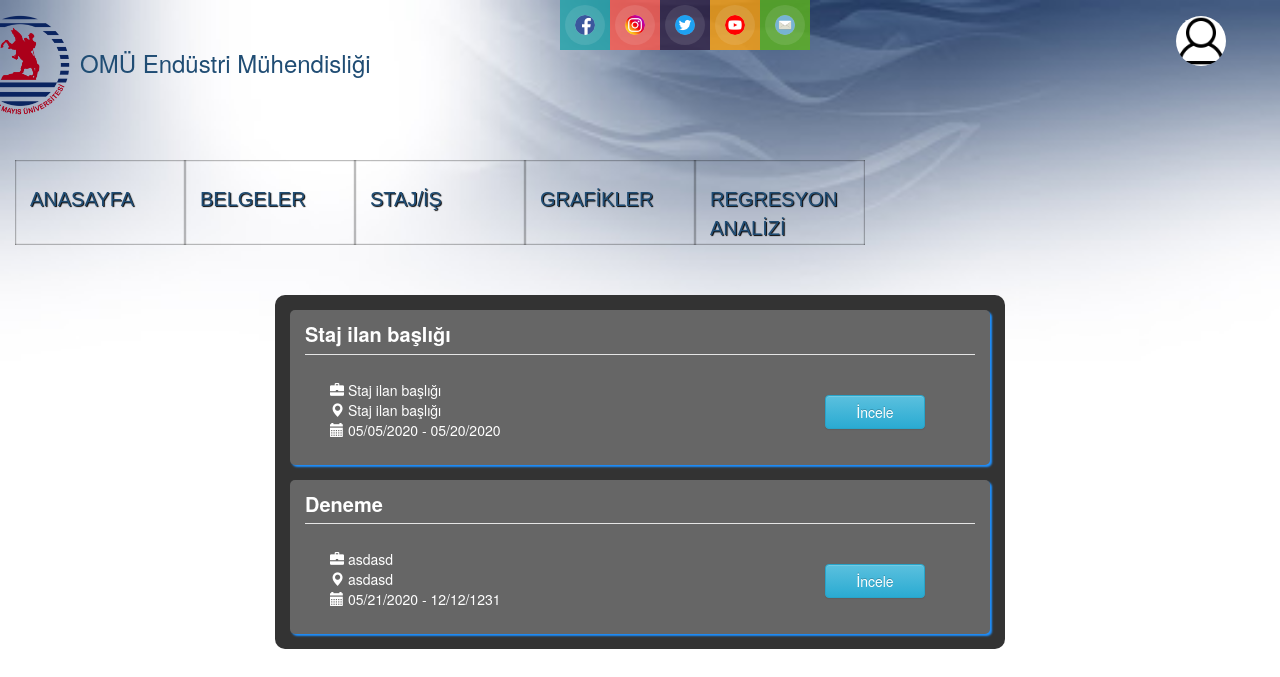
The app's page /jobs/stajilanlari/ (signed in) with its own data.
### jobs/models.py (models this page shows, shortened)
class stajIlani(models.Model):
    stajBaslik = models.CharField(max_length=250, null=False, blank=False)
    stajFirma = models.CharField(max_length=250, null=False, blank=False)
    stajKonum = models.CharField(max_length=250, null=False, blank=False)
    stajIlanTarihi = models.DateTimeField()
    stajBilgilendirme = models.TextField(null=False, blank=False)
    stajAdres = models.TextField(null=False, blank=False)
    stajSonBasvuruTarihi = models.DateField()
    stajIlanSahibi = models.CharField(max_length=250)
    stajIlanSahibiMail = models.EmailField()

### jobs/views.py (the view)
def stajİlaniGoruntule(request):
    ilanlar = stajIlani.objects.all()
    for g in request.user.groups.all():
        if g.name == 'Mezun':
            ogrenciGiris = Mezun.objects.get(user=request.user)
            ogrenciGiris.oncekiGirisStaj = datetime.datetime.now(tz=timezone.utc)
            ogrenciGiris.gorulenStajId = 0
            ogrenciGiris.ilanToplam = ogrenciGiris.gorulenIsId + 0
            ogrenciGiris.save()
        if g.name == 'Öğrenci':
            ogrenciGiris = Ogrenci.objects.get(user=request.user)
            ogrenciGiris.oncekiGirisStaj = datetime.datetime.now(tz=timezone.utc)
            ogrenciGiris.gorulenStajId = 0
            ogrenciGiris.ilanToplam = ogrenciGiris.gorulenIsId + 0
            ogrenciGiris.save()
        else:
            return render(request, 'jobs/stajilanlari.html', {'ilanlar': ilanlar})
    if g.name == 'Öğrenci' or g.name == 'Mezun':
        return render(request, 'jobs/stajilanlari.html', {'ilanlar': ilanlar, 'ogrenci': ogrenciGiris})
    else:
        return render(request, 'jobs/stajilanlari.html', {'ilanlar': ilanlar})

### templates/jobs/stajilanlari.html (shortened to what this page needs)
{% extends 'base.html' %}
{% load static %}
{% block head %}
<link rel="stylesheet" href="{% static 'css/haberEtkinlik.css' %}" type="text/css">
{% endblock %}
{% block body %}
<div class="container" style="margin-top: 50px; margin-bottom: 50px; background-color: #333; width: 730px; -webkit-border-radius: 10px; -moz-border-radius: 10px; border-radius: 10px 10px 10px 10px;">
{% for ilan in ilanlar %}
<div class="container"
     style="background-color: #666; width: 700px; margin-bottom: 15px; margin-top: 15px; display: block; color: white; -webkit-border-radius: 5px; -moz-border-radius: 5px; border-radius: 5px 5px 5px 5px; -moz-box-shadow: 2px 2px 2px #1E90FF; -webkit-box-shadow: 2px 2px 2px #1E90FF;">
    <legend><b><p style="margin-top: 10px; margin-bottom: 5px; font-size: 20px; color: white;">
        {{ilan.stajBaslik}}</p>
    </b></legend>
    <div class="row" style="margin-left: 5px; font-size: 14px">
        <div class="form-group row col-lg-10" style="margin-top: 5px;">
            <p>
                <span class="glyphicon glyphicon-briefcase" style="margin-left: 20px;"></span>
                {{ilan.stajFirma}}<br>
                <span class="glyphicon glyphicon-map-marker" style="margin-left: 20px;"></span>
                {{ilan.stajKonum}}<br>
                <span class="glyphicon glyphicon-calendar" style="margin-left: 20px;"></span>
                {{ilan.stajIlanTarihi|date:"SHORT_DATE_FORMAT"}} - {{ilan.stajSonBasvuruTarihi|date:"SHORT_DATE_FORMAT"}}
            </p>
        </div>
        <div class="col-lg-2">
            <br>
            <button class="btn btn-info pull-right" type="submit" onclick="location.href='{% url 'jobs:stajilanidetay' ilan.pk %}';" style="margin-right: 20px; width: 100px;">İncele</button>
        </div>
    </div>
</div>
{% endfor %}
</div>
{% endblock %}

### templates/base.html (shortened to what this page needs)
{% load static %}
<!DOCTYPE html>
<html lang="tr">
<head>
    <link rel="stylesheet" href="{% static 'css/bootstrap.min.css' %}" type="text/css">
    <link rel="stylesheet" href="{% static 'css/body.css' %}" type="text/css">
    <link rel="stylesheet" href="{% static 'css/menu2.css' %}" type="text/css">
    <link rel="stylesheet" href="{% static 'css/menu.css' %}" type="text/css">
    <link rel="stylesheet" href="{% static 'css/footer.css' %}" type="text/css">
    <link rel="stylesheet" href="{% static 'css/sosyalmedya.css' %}" type="text/css">
    <link rel="stylesheet" href="{% static 'css/profil.css' %}" type="text/css">
    {% include 'base/css.html' %}
    {% block head %}
    {% endblock %}
</head>
<body style="">
<div class="container">
    <div class="col-lg-1">
        <div class="logo"><img id="logo" src="{% static 'images/omu-logotr.png' %}"/></div>
    </div>
    <div class="col-lg-4">
        <br>
        <h3 id="baslik" class="title">OMÜ Endüstri Mühendisliği</h3>
    </div>
    <div class="col-lg-3">
        <ul class="nav">
            <a href="https://www.facebook.com/omuendustri/" target="_blank">
                <li class="hm">
                    <img class="icon" src="{% static 'images/facebook.png' %}" alt="">
                </li>
            </a>
            <a href="https://www.instagram.com/omuendustri/" target="_blank">
            <li class="fb">
                <img class="icon" src="{% static 'images/instagram.png' %}" alt="">
            </li>
            </a>
            <a href="https://twitter.com/emmtomu" target="_blank">
            <li class="gp">
                <img class="icon" src="{% static 'images/twitter.png' %}" alt="">
            </li>
            </a>
            <a href="https://www.youtube.com/channel/UCCdABDcBJFOBnN6jZbnlChw" target="_blank">
            <li class="tw">
                <img class="icon" src="{% static 'images/youtube.png' %}" alt="">
            </li>
            </a>
            <li class="cl">
                <img class="icon" src="{% static 'images/mail.png' %}" alt="">
            </li>
        </ul>
    </div>
    <div class="dropdown1 col-lg-1" id="dropdown1">
        <button class="btn3 btn-default dropdown-toggle" type="button" id="dropdownMenu1" data-toggle="dropdown"
                aria-haspopup="true" aria-expanded="true">
            <center><img id="avatar" src="{% static 'images/user.jpg' %}"></center>
        </button>
    </div>
</div>
{% for g in user.groups.all %}
{% if g.name == 'Bölüm Sekreteri'%}
<div id="deneme" class="container">
    <ul id="sdt_menu" class="sdt_menu">
        <li>
            <a href="{% url 'anasayfa' %}">
                <span class="sdt_wrap">
              <span class="sdt_link" style="color:#204d74;">ANASAYFA</span>
            </span>
            </a>
        </li>
        <li>
            <a href="#">
                <span class="sdt_wrap">
              <span class="sdt_link" style="color:#204d74;">BELGELER
                    </span>
              </span>
            </a>
        </li>
        <li>
            <a href="#">
                <span class="sdt_wrap">
              <span class="sdt_link" style="color:#204d74;">STAJ/İŞ
              </span>
            </span>
            </a>
        </li>
        <li>
            <a href="{% url 'charts' %}">
                <span class="sdt_wrap">
              <span class="sdt_link" style="color:#204d74;">Grafikler</span>
            </span>
            </a>
        </li>
        <li>
            <a href="{% url 'machine:machine' %}">
                <span class="sdt_wrap">
              <span class="sdt_link" style="color:#204d74;">Regresyon Analizi</span>
            </span>
            </a>
        </li>
    </ul>
</div>
{% endif %}
{% endfor %}
{% block body %}
{% endblock %}
</body>
</html>

### static/css/body.css (style rules this page uses)
body { background-image: url('/static/images/arkaplan6.jpeg'); background-repeat: no-repeat; background-position: top center; background-attachment: fixed; background-size: cover; -webkit-background-size: cover; -moz-background-size: cover; -o-background-size: cover; margin: 0; padding: 0; font-family:Arial; }

### static/css/menu2.css (style rules this page uses)
ul.sdt_menu { margin:0; padding:0; list-style: none; font-family:"Myriad Pro", "Trebuchet MS", sans-serif; font-size:14px; width:1020px; }
ul.sdt_menu a { text-decoration:none; outline:none; }
ul.sdt_menu li { float:left; width:170px; height:85px; position:relative; cursor:pointer; }
ul.sdt_menu li > a { position:absolute; top:0px; left:0px; width:170px; height:85px; z-index:12; background:transparent url(../images/overlay.png) no-repeat bottom right; -moz-box-shadow:0px 0px 2px #000 inset; -webkit-box-shadow:0px 0px 2px #000 inset; box-shadow:0px 0px 2px #000 inset; }
ul.sdt_menu li span.sdt_wrap { position:absolute; top:25px; left:0px; width:170px; height:60px; z-index:15; }
ul.sdt_menu li span span.sdt_link, ul.sdt_menu li span span.sdt_descr, ul.sdt_menu li div.sdt_box a { margin-left:15px; text-transform:uppercase; text-shadow:1px 1px 1px #000; }
ul.sdt_menu li span span.sdt_link { color:#fff; font-size:24px; float:left; clear:both; }

### static/css/menu.css (style rules this page uses)
#deneme { width: 100%; }
#deneme ul li a span { font-size: 20px; }
ul.sdt_menu { margin-top:40px; width: auto; height: 70px; }

### static/css/footer.css (style rules this page uses)
#baslik { color: #204d74; margin-left: -100px; margin-top: 30px; }
#logo { width: 110px; margin-left: -120px; margin-top: 10px; }

### static/css/sosyalmedya.css (style rules this page uses)
ul li { list-style:none; }
.nav { overflow:hidden; margin:0 auto; width:750px; }
.nav li { width:50px; height:50px; display:inline-block; float:left; cursor:pointer; transition:all 0.4s; -webkit-transition:all 0.4s; -moz-transition:all 0.4s; }
img.icon { height: 20px; width: 20px; background:rgba(255, 255, 255, 0.4); border-radius:100%; margin:15px auto; display:block; transition:all 0.8s; -webkit-transition:all 0.8s; -moz-transition:all 0.8s; box-shadow: 0 0 0 30px rgba(255,255,255,0.1); -webkit-box-shadow: 0 0 0 10px rgba(255,255,255,0.1); }
.hm { background:rgba(29, 162, 168, 0.8); }
.fb { background:rgba(255, 89, 76, 0.8); }
.gp { background:rgba(47, 31, 64, 0.8); }
.tw { background:rgba(254, 162, 14, 0.8); }
.cl { background:rgba(93, 181, 29, 0.8); }

### static/css/profil.css (style rules this page uses)
#dropdown1 { margin-left: 280px; }
#avatar { width:50px; height:50px; margin-top: -5px; margin-left: -15px; border-radius:100%; }
.btn3 { width:0px; height:0px; margin-left: 60px; margin-top: 20px; border: none; border-radius:100%; background-image: url('images/arkaplan.jpg'); }

### records on screen
stajIlani: stajBaslik "Staj ilan başlığı", stajFirma "Staj ilan başlığı", stajKonum "Staj ilan başlığı", stajIlanTarihi "05/05/2020", stajSonBasvuruTarihi "05/20/2020"
stajIlani: stajBaslik "Deneme", stajFirma "asdasd", stajKonum "asdasd", stajIlanTarihi "05/21/2020", stajSonBasvuruTarihi "12/12/1231"
